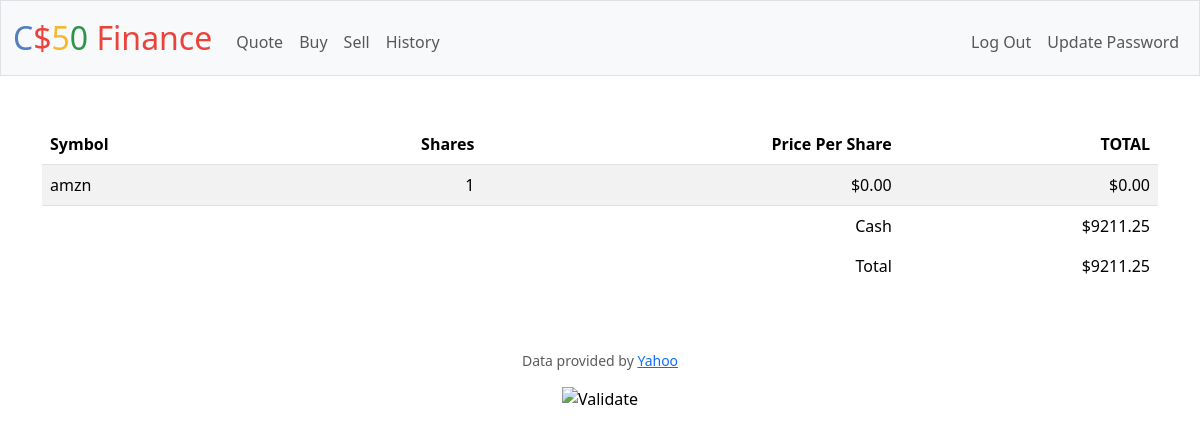
The page / (signed in) on the database its author committed.
### tables this page shows
CREATE TABLE 'portfolio' ('id' INTEGER NOT NULL, username TEXT NOT NULL, symbol TEXT NOT NULL,'amount' INTEGER NOT NULL,'UserId' INTEGER NOT NULL, 'price_per_share' INTEGER NOT NULL DEFAULT 0, PRIMARY KEY (id), FOREIGN KEY(UserId) REFERENCES users(id));

CREATE TABLE users (id INTEGER PRIMARY KEY AUTOINCREMENT NOT NULL, username TEXT NOT NULL, hash TEXT NOT NULL, cash NUMERIC NOT NULL DEFAULT 10000.00);

### app.py (the view)
@app.route("/")
@login_required
def index():
    try:
            cash = db.execute("SELECT cash FROM users WHERE id = ?", session["user_id"])
            portfolio = db.execute("SELECT * FROM portfolio WHERE UserId = ?", session["user_id"])
    except:
        return apology("Account does not exist.", 400)
    return render_template("portfolio.html", results=portfolio, balance=cash)

### app.py (called while the page is built)
@app.after_request
def after_request(response):
    response.headers["Cache-Control"] = "no-cache, no-store, must-revalidate"
    response.headers["Expires"] = 0
    response.headers["Pragma"] = "no-cache"
    return response

### helpers.py (called while the page is built)
def login_required(f):
    @wraps(f)
    def decorated_function(*args, **kwargs):
        if session.get("user_id") is None:
            return redirect("/login")
        return f(*args, **kwargs)
    return decorated_function

### templates/portfolio.html (shortened to what this page needs)
{% extends "layout.html" %}
{% block main %}
    {% for result in results %}
        <table class="table table-striped">
          <thead>
            <tr>
              <th class="text-start">Symbol</th>
              <th class="text-end">Shares</th>
              <th class="text-end">Price Per Share</th>
              <th class="text-end">TOTAL</th>
            </tr>
          </thead>
          <tbody>
            <tr>
              <td class="text-start">{{ result.symbol }}</td>
              <td class="text-end">{{ result.amount }}</td>
              <td class="text-end">{{ "$%.2f"|format(result.price_per_share) }}</td>
              <td class="text-end">{{ "$%.2f"|format(result.price_per_share * result.amount) }}</td>
            </tr>
          </tbody>
          <tfoot>
            <tr align="right">
              <td class="border-0"></td>
              <td class="border-0"></td>
              <td class="text-end border-0">Cash</td>
              <td class="text-end border-0">{{ "$%.2f"|format(balance[0].cash) }}</td>
            </tr>
            <tr align="right">
              <td class="border-0"></td>
              <td class="border-0"></td>
              <td class="text-end border-0">
                Total
              </td>
              <td class="text-end border-0">
                {% if results %}
                  {{ "$%.2f"|format((results[0].price_per_share * results[0].amount) + balance[0].cash) }}
                {% endif %}
              </td>
            </tr>
          </tfoot>
        </table>
    {% endfor %}
{% endblock %}

### rows shown on the page
portfolio: symbol "amzn", amount "1", price_per_share "$0.00", result.price_per_share*result.amount "$0.00", price_per_share+amount "$9211.25"
users: cash "$9211.25"
